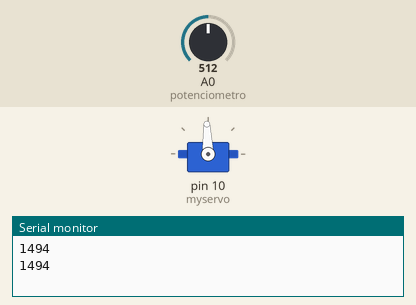
Recording of a sketch running on a simulated Arduino Uno, built with avr-gcc and run on an emulated ATmega328P. Parts: servo, the last lines printed to the serial monitor. The inputs (shaded band) are chosen by the test bench; at power-on: A0 (potenciometro) = 512.

Above: at 1.8 s.
1.9 s: A0 (potenciometro) set to 716
At 3.1 s:
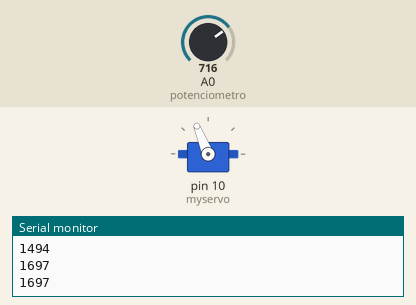
3.5 s: A0 (potenciometro) set to 900
At 4.7 s:
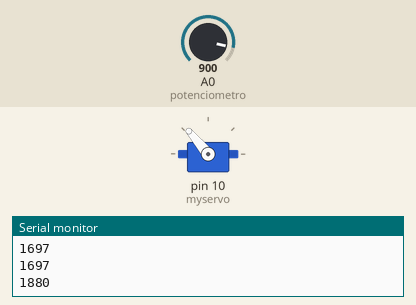
5.5 s: A0 (potenciometro) set to 1023
At 7.2 s:
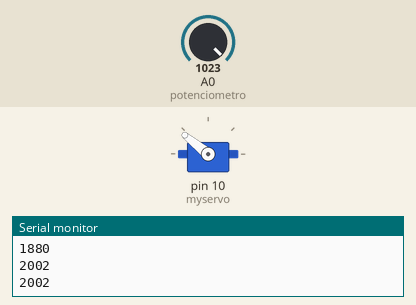
7.5 s: A0 (potenciometro) set to 306
At 9.0 s:
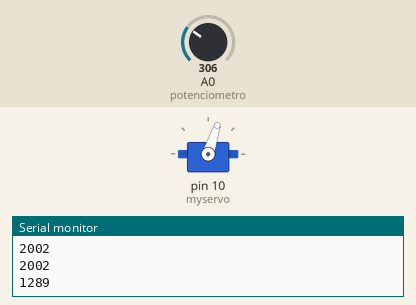
9.5 s: A0 (potenciometro) set to 122
At 10.6 s:
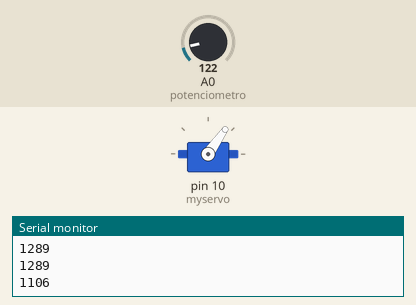
11.5 s: A0 (potenciometro) set to 511
At 13.3 s:
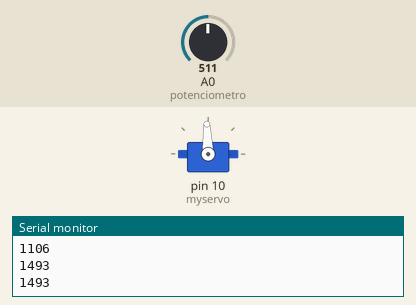
Timing chart, 0 to 14.5 s (numbered marks = the images above; inputs shaded):
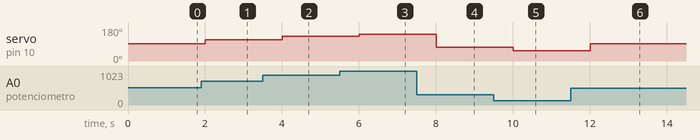

Measured:
- after the input at 1.9 s, servo on pin 10 (myservo): 92° → 112° after 0.10 s
- after the input at 3.5 s, servo on pin 10 (myservo): 112° → 130° after 0.50 s
- after the input at 5.5 s, servo on pin 10 (myservo): 130° → 141° after 0.50 s
- after the input at 7.5 s, servo on pin 10 (myservo): 141° → 72° after 0.50 s
- after the input at 9.5 s, servo on pin 10 (myservo): 72° → 55° after 0.51 s
- after the input at 11.5 s, servo on pin 10 (myservo): 55° → 92° after 0.51 s

The sketch:

motor-continuo-com-potenciometro.ino
```cpp
  #include <Servo.h>//biblioteca para o servo motor
  const int potenciometro = 0; // pino de entrada do potenciômetro
  int valor = 0;
  Servo myservo, mys; //objetos da classe servo
  void setup()
  {
      myservo.attach(10); //indica que myservo será na porta 10
      Serial.begin(9600);
  }
  void loop()
  {
     int motorPower;
     valor = analogRead(potenciometro);
     motorPower = map(valor, 15, 1020, 1000, 2000);
     Serial.println(motorPower);
     //delay(100);
     myservo.writeMicroseconds(motorPower); //horário
     delay(1000);
     //myservo.writeMicroseconds(1000); //anti horário
     //delay(1000);
     //myservo.writeMicroseconds(1500); //parado
     //delay(1000);
  }
```
